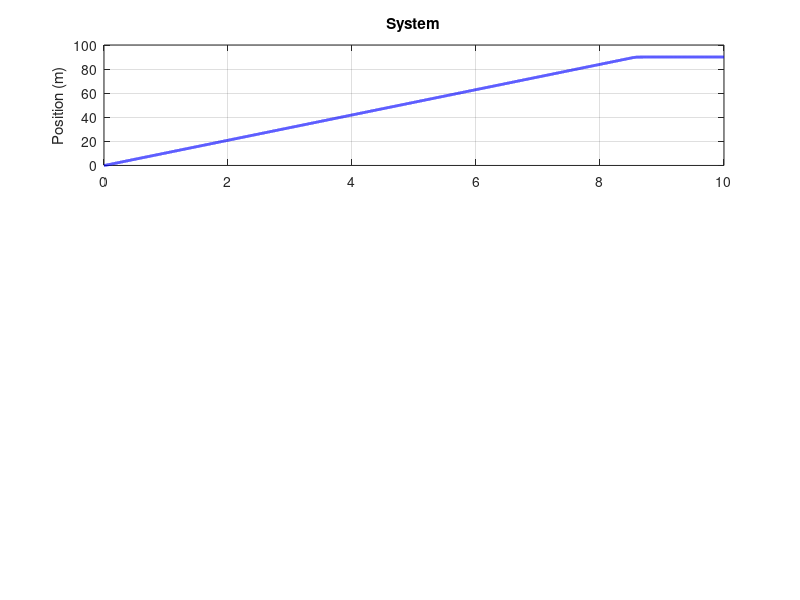

The MATLAB script that drew this image: (Note: this script raises an error after producing the figure.)
%% 34602 Ingeniørarbejde 2: Target Retrieval System Simulation
% This script models the DC motor, H-Bridge limits, and PID Control

% --- 1. Electrical Parameters ---
V_supply = 10.0;    % Max voltage from H-Bridge (V)
I_limit = 2.0;      % Power Supply Current Limit (A)
R = 1.0;            % Armature resistance [Ohm]
L = 0.5e-3;         % Armature inductance [H]
Ke = 0.02;          % Back EMF constant [Vs/rad] (Adjusted to overcome TL)
Kt = 0.02;          % Torque constant [Nm/A]

% --- 2. Mechanical Parameters ---
TL = 1.8e-3;        % Static friction torque [Nm]
B = 0.4e-6;         % Viscous friction coefficient [Nms/rad]
J = 1.5e-6;         % Moment of inertia [kgm^2]

% --- 3. Scaling (7.5 turns = 1 cm) ---
% 1 rad -> (1/2pi) turns -> (1/(2pi*7.5)) cm -> (1/(2pi*7.5*100)) meters
rad_to_m = 1 / (2 * pi * 7.5);

% --- 4. Simulation Settings ---
dt = 0.0005;        % Time step (0.5ms for better numerical stability)
T_total = 10;        % Duration (5 seconds)
time = 0:dt:T_total;
N = length(time);

% --- 5. PID Controller Settings ---
target_pos = 90;   % Target position (meters)
curr_pos = 0;
Kp = 80;          % Proportional Gain
Ki = 0;          % Integral Gain
Kd = 2;           % Derivative Gain
t_s = 0.001;
fprintf('Chisel Gains: Kp=%.2f, Ki=%.2f, Kd=%.2f\n', Kp, Ki*t_s, Kd/t_s);

% --- 6. Initialization ---
curr_vel = 0;
curr_current = 0;
integral_error = 0;
prev_error = 0;

% Storage for plotting
pos_log = zeros(1, N);
current_log = zeros(1, N);
voltage_log = zeros(1, N);

% --- 7. Main Simulation Loop ---
for k = 1:N
    % --- CONTROLLER (Simulating FPGA Logic) ---
    error = target_pos - curr_pos;
    
    % Derivative calculation
    d_error = (error - prev_error) / dt;
    
    % Anti-Windup Logic: Only integrate if the motor isn't starving for current
    if abs(curr_current) < I_limit * 0.95 
        integral_error = integral_error + (error * dt);
    end
    
    % Summing the PID terms
    V_out = (Kp * error) + (Ki * integral_error) + (Kd * d_error);
    
    % H-Bridge Voltage Saturation
    V_out = max(min(V_out, V_supply), -V_supply);
    
    % --- PLANT PHYSICS (Simulating the DC Motor) ---
    
    % Electrical: di/dt = (V - iR - Ke*w) / L
    di_dt = (V_out - (curr_current * R) - (curr_vel * Ke)) / L;
    curr_current = curr_current + (di_dt * dt);
    
    % Apply Power Supply Current Limit (CC Mode)
    curr_current = max(min(curr_current, I_limit), -I_limit);
    
    % Mechanical: dw/dt = (Torque_motor - Torque_friction) / J
    torque_motor = curr_current * Kt;
    
    % Corrected Friction: Resists motion based on current velocity direction
    if abs(curr_vel) < 1e-3 && abs(torque_motor) < TL
        % Static case: If torque is less than static friction, motor doesn't move
        dw_dt = 0;
        curr_vel = 0;
    else
        % Dynamic case: Friction opposes the direction of movement
        torque_friction = (B * curr_vel) + (TL * sign(curr_vel + 1e-9));
        dw_dt = (torque_motor - torque_friction) / J;
        curr_vel = curr_vel + (dw_dt * dt);
    end
    
    % Translation: Calculate meters moved
    curr_pos = curr_pos + (curr_vel * rad_to_m * dt);
    
    % Log data for plotting
    pos_log(k) = curr_pos;
    current_log(k) = curr_current;
    voltage_log(k) = V_out;
    
    % Update history for next iteration
    prev_error = error;
end

% --- 8. Plotting ---
figure('Color', 'w', 'Name', 'Target Retrieval System');

subplot(3,1,1);
plot(time, pos_log, 'b', 'LineWidth', 2);
ylabel('Position (m)');
grid on; title('System');
yline(target_pos, '--r', 'Target');

subplot(3,1,2);
plot(time, current_log, 'r', 'LineWidth', 1.5);
ylabel('Current (A)');
yline(I_limit, '--k', '1A Supply Limit');
yline(-I_limit, '--k');
grid on;

subplot(3,1,3);
plot(time, voltage_log, 'g', 'LineWidth', 1.5);
ylabel('H-Bridge (V)');
xlabel('Time (s)');
grid on;
